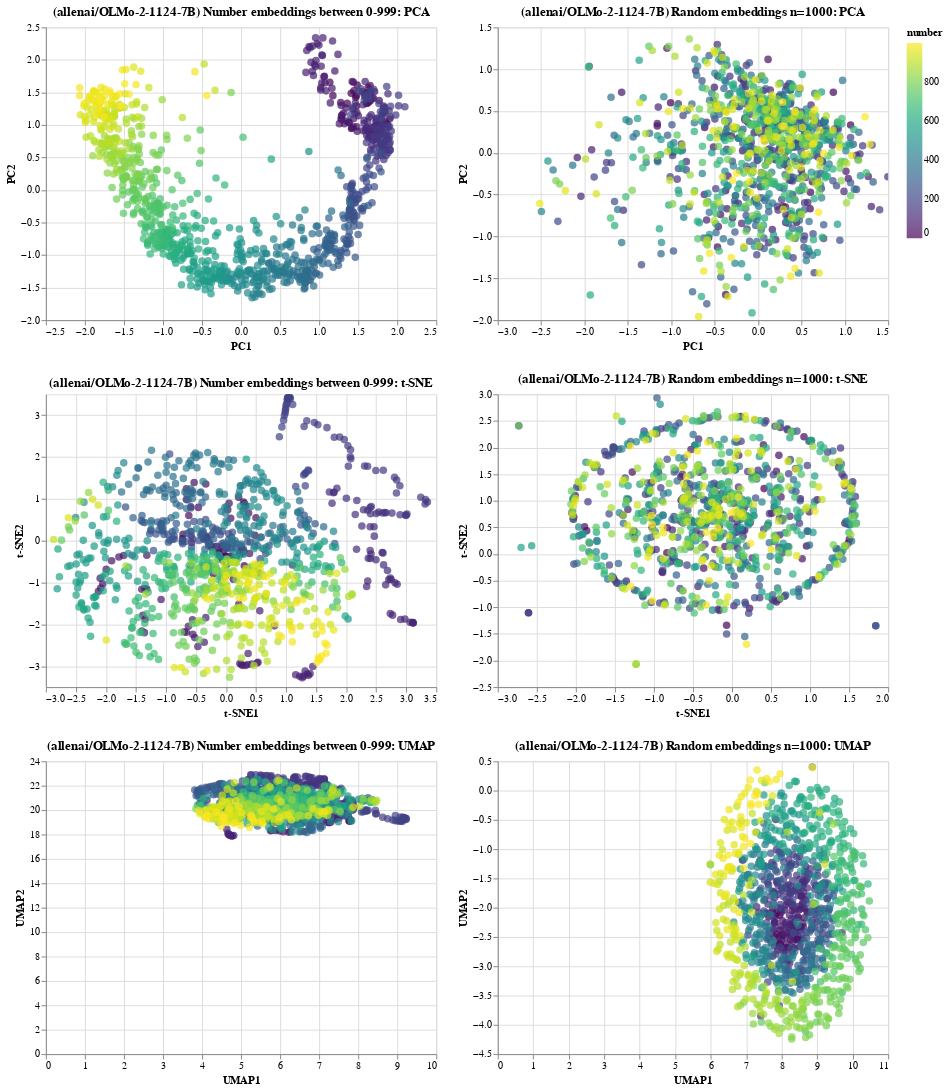

Notebook source saved alongside this figure:
### Code cell
plot_embeddings(model_id)

### Figure 1 — Vega-Lite specification as saved in the notebook (floating-point values rounded to 4 significant figures; data arrays with more than 128 entries replaced by an {"elided": "..."} marker saying what was removed)
{"config": {"view": {"continuousWidth": 300, "continuousHeight": 300}}, "vconcat": [{"hconcat": [{"data": {"name": "data-bcd72e8493b5a21abf14140bac698b46"}, "mark": {"type": "circle", "size": 60}, "encoding": {"color": {"field": "number", "scale": {"scheme": "viridis"}, "type": "quantitative"}, "tooltip": [{"field": "number", "type": "quantitative"}, {"field": "PC1", "type": "quantitative"}, {"field": "PC2", "type": "quantitative"}], "x": {"field": "PC1", "type": "quantitative"}, "y": {"field": "PC2", "type": "quantitative"}}, "name": "view_1", "title": "(allenai/OLMo-2-1124-7B) Number embeddings between 0-999: PCA", "width": 400}, {"data": {"name": "data-bbe8152bee97a08985025aa904d47e39"}, "mark": {"type": "circle", "size": 60}, "encoding": {"color": {"field": "number", "scale": {"scheme": "viridis"}, "type": "quantitative"}, "tooltip": [{"field": "number", "type": "quantitative"}, {"field": "PC1", "type": "quantitative"}, {"field": "PC2", "type": "quantitative"}], "x": {"field": "PC1", "type": "quantitative"}, "y": {"field": "PC2", "type": "quantitative"}}, "name": "view_2", "title": "(allenai/OLMo-2-1124-7B) Random embeddings n=1000: PCA", "width": 400}]}, {"hconcat": [{"data": {"name": "data-291dfad4df1557079bb81794f4a65bd9"}, "mark": {"type": "circle", "size": 60}, "encoding": {"color": {"field": "number", "scale": {"scheme": "viridis"}, "type": "quantitative"}, "tooltip": [{"field": "number", "type": "quantitative"}, {"field": "t-SNE1", "type": "quantitative"}, {"field": "t-SNE2", "type": "quantitative"}], "x": {"field": "t-SNE1", "type": "quantitative"}, "y": {"field": "t-SNE2", "type": "quantitative"}}, "name": "view_3", "title": "(allenai/OLMo-2-1124-7B) Number embeddings between 0-999: t-SNE", "width": 400}, {"data": {"name": "data-1428d2585a275714d06cb6fbdab25fb6"}, "mark": {"type": "circle", "size": 60}, "encoding": {"color": {"field": "number", "scale": {"scheme": "viridis"}, "type": "quantitative"}, "tooltip": [{"field": "number", "type": "quantitative"}, {"field": "t-SNE1", "type": "quantitative"}, {"field": "t-SNE2", "type": "quantitative"}], "x": {"field": "t-SNE1", "type": "quantitative"}, "y": {"field": "t-SNE2", "type": "quantitative"}}, "name": "view_4", "title": "(allenai/OLMo-2-1124-7B) Random embeddings n=1000: t-SNE", "width": 400}]}, {"hconcat": [{"data": {"name": "data-3e9151eb6611f11a0f2f1a9d6ed8d376"}, "mark": {"type": "circle", "size": 60}, "encoding": {"color": {"field": "number", "scale": {"scheme": "viridis"}, "type": "quantitative"}, "tooltip": [{"field": "number", "type": "quantitative"}, {"field": "UMAP1", "type": "quantitative"}, {"field": "UMAP2", "type": "quantitative"}], "x": {"field": "UMAP1", "type": "quantitative"}, "y": {"field": "UMAP2", "type": "quantitative"}}, "name": "view_5", "title": "(allenai/OLMo-2-1124-7B) Number embeddings between 0-999: UMAP", "width": 400}, {"data": {"name": "data-56392fc782dbee10dbd46f2814a5ff3a"}, "mark": {"type": "circle", "size": 60}, "encoding": {"color": {"field": "number", "scale": {"scheme": "viridis"}, "type": "quantitative"}, "tooltip": [{"field": "number", "type": "quantitative"}, {"field": "UMAP1", "type": "quantitative"}, {"field": "UMAP2", "type": "quantitative"}], "x": {"field": "UMAP1", "type": "quantitative"}, "y": {"field": "UMAP2", "type": "quantitative"}}, "name": "view_6", "title": "(allenai/OLMo-2-1124-7B) Random embeddings n=1000: UMAP", "width": 400}]}], "params": [{"name": "param_1", "select": {"type": "interval", "encodings": ["x", "y"]}, "bind": "scales", "views": ["view_1"]}, {"name": "param_2", "select": {"type": "interval", "encodings": ["x", "y"]}, "bind": "scales", "views": ["view_2"]}, {"name": "param_3", "select": {"type": "interval", "encodings": ["x", "y"]}, "bind": "scales", "views": ["view_3"]}, {"name": "param_4", "select": {"type": "interval", "encodings": ["x", "y"]}, "bind": "scales", "views": ["view_4"]}, {"name": "param_5", "select": {"type": "interval", "encodings": ["x", "y"]}, "bind": "scales", "views": ["view_5"]}, {"name": "param_6", "select": {"type": "interval", "encodings": ["x", "y"]}, "bind": "scales", "views": ["view_6"]}], "$schema": "https://vega.github.io/schema/vega-lite/v5.20.1.json", "datasets": {"data-bcd72e8493b5a21abf14140bac698b46": {"elided": "1000 records"}, "data-bbe8152bee97a08985025aa904d47e39": {"elided": "1000 records"}, "data-291dfad4df1557079bb81794f4a65bd9": {"elided": "1000 records"}, "data-1428d2585a275714d06cb6fbdab25fb6": {"elided": "1000 records"}, "data-3e9151eb6611f11a0f2f1a9d6ed8d376": {"elided": "1000 records"}, "data-56392fc782dbee10dbd46f2814a5ff3a": {"elided": "1000 records"}}}
